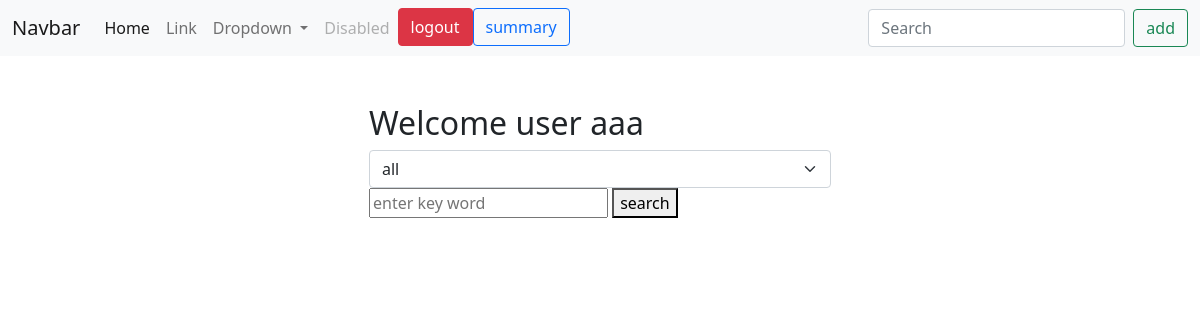
Before: /task/list/ (signed in) with the older database file.
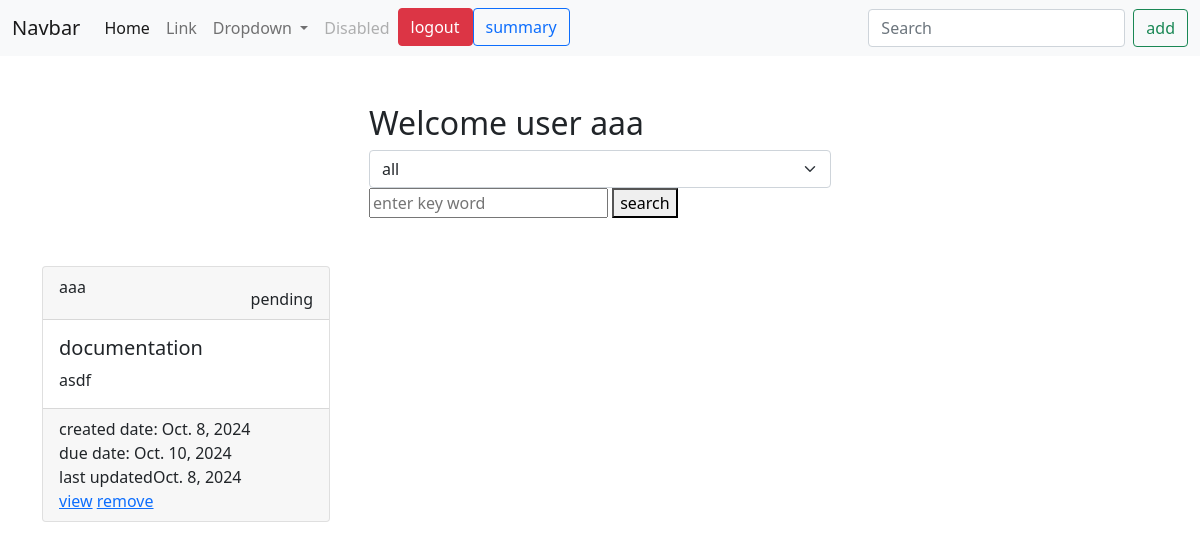
After: the same page with the newer database file.
### notes/models.py (models this page shows, shortened)
class Task(models.Model):
    title=models.CharField(max_length=200)
    description=models.TextField()
    created_date=models.DateTimeField(auto_now_add=True)
    due_date=models.DateTimeField(null=True)
    category_choices=(
        ("personal","personal"),
        ("business","business")
    )
    category=models.CharField(max_length=200,choices=category_choices,default="personal")
    status_choices=(
        ("pending","pending"),
        ("in-progress","in-progress"),
        ("done","done")
    )
    status=models.CharField(max_length=200,choices=status_choices,default="pending")
    updated_date=models.DateTimeField(auto_now=True)
    user=models.ForeignKey(User,on_delete=models.CASCADE)

### notes/views.py (the view)
# urls.py: path("task/list/",views.TaskListView.as_view(),name="task-list"),
@method_decorator(decs,name="dispatch")
class TaskListView(View):
    def get(self,request,*args,**kwargs):
        print(request.GET.get("search_text"))
        selected_category=request.GET.get("category","all")
        search_text=request.GET.get("search_text")
        if selected_category=="all":
            qs=Task.objects.filter(user=request.user)
        else:
            qs=Task.objects.filter(category=selected_category,user=request.user)
        if search_text !=None:
            qs=Task.objects.filter(user=request.user)
            qs=qs.filter(Q(title__icontains=search_text)|Q(description__icontains=search_text))
        return render(request,"task_list.html",{"tasks":qs,"selected":selected_category})

### notes/templates/task_list.html (shortened to what this page needs)
{%extends 'base.html'%}
{%block main_block%}
<div class="container">
  <div class="w-50 mx-auto p-5">
    <h2>Welcome user {{request.user}}</h2>
   <form action="">
      <select name="category" id="" class="form-select" onchange="this.form.submit()">
        <option value="all" {%if selected == 'all'%} selected {%endif%}>all</option>
      </select>
  </form>
  <form action="">
    <input type="text" placeholder="enter key word" name="search_text">
    <button type="submit">search</button>
  </form>
  </div>
</div>
 <div class="container">
    <div class="row">
        {%for t in tasks%}
        <div class="col-4">
            <div class="card text-bg-dark mb-3" style="max-width: 18rem;">
            <div class="card-header d-flex justify-content-between">
                <div> {{t.user}}</div>
                <div>
                    {{t.status}}</div>
            </div>
            <div class="card-body">
                <h5 class="card-title">{{t.title}}</h5>
                <p class="card-text">{{t.description}}</p>
            </div>
            <div class="card-footer text-body-white">
                <div>created date: {{t.created_date|date}}</div>
               <div> due date: {{t.due_date|date}}</div>
               <div>last updated{{t.updated_date|date}}</div>
               <a href="{%url 'task-update' t.id%}">view</a>
               <a href="{%url 'task-delete' t.id%}">remove</a>
            </div>
            </div>
        </div>
        {%endfor%}
</div>
</div>
{%endblock%}

Changed rows visible on the page:
added Task: user "aaa", status "pending", title "documentation", description "asdf", created_date "Oct. 8, 2024", due_date "Oct. 10, 2024", updated_date "Oct. 8, 2024"
